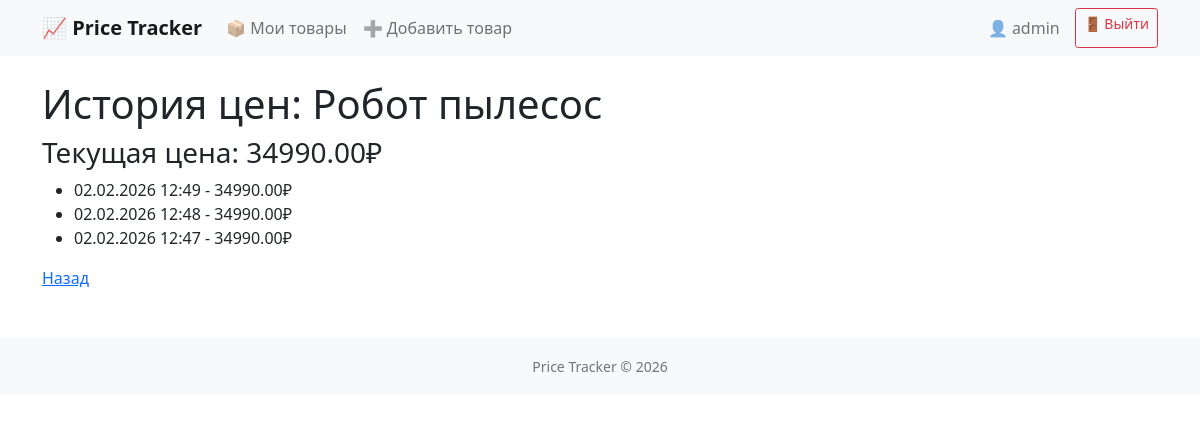
/products/history/3/ (signed in), run on an earlier commit of the app's database.
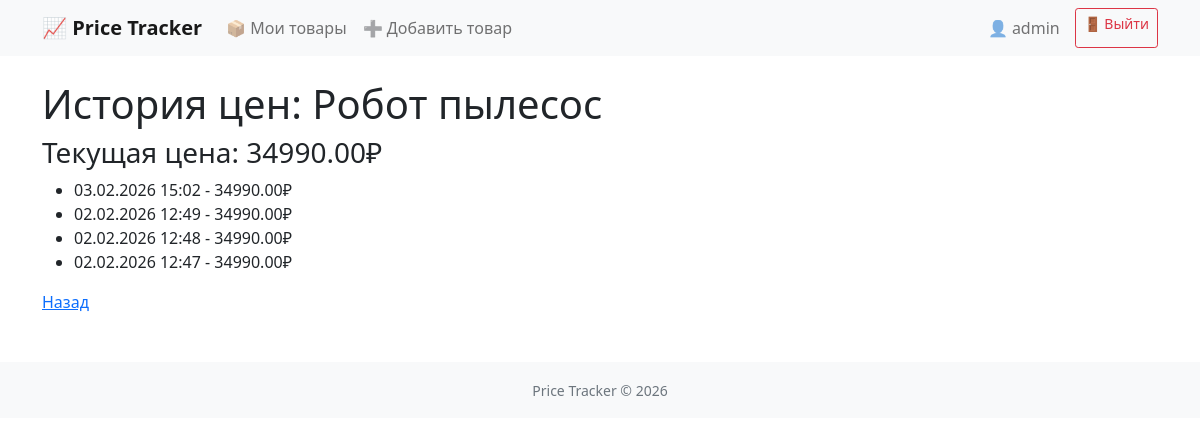
And on a later commit of the database.
### products/models.py (models this page shows, shortened)
class Product(models.Model):
	name = models.CharField(max_length=200, verbose_name='Название товара')
	url = models.URLField(verbose_name='ссылка на товар')
	store = models.ForeignKey(Store, on_delete=models.CASCADE, verbose_name='Магазин')
	target_price = models.DecimalField(max_digits=10, decimal_places=2, blank=True, null=True, verbose_name='Целевая цена (₽)')
	current_price = models.DecimalField(max_digits=10, decimal_places=2, blank=True, null=True, verbose_name='Текущая цена (₽)')
	user = models.ForeignKey(User, on_delete=models.CASCADE, verbose_name='Пользователь')
	created_at = models.DateTimeField(auto_now_add=True, verbose_name='Дата создания')
	update_at = models.DateTimeField(auto_now=True, verbose_name='Дата обновления')
	class Meta:
		verbose_name = 'Товар'
		verbose_name_plural = "Товары"
		ordering = ['-update_at', 'name']

class PriceHistory(models.Model):
	product = models.ForeignKey(Product, on_delete=models.CASCADE, verbose_name='Название товара')
	price = models.DecimalField(max_digits=10, decimal_places=2, verbose_name='Цена (₽)')
	created_at = models.DateTimeField(auto_now_add=True, verbose_name='Дата создания')
	class Meta:
		verbose_name = 'История цены'
		verbose_name_plural = 'История цен'
		ordering = ['-created_at']

### products/views.py (the view)
# urls.py: path('products/history/<int:id_product>/', views.history, name='history'),
@login_required
def history(request, id_product):
    product = get_object_or_404(Product, id=id_product, user=request.user)
    history = PriceHistory.objects.filter(product=product).order_by('-created_at')[:10]
    return render(request, 'products/history.html', {'product': product, 'history': history})

### products/templates/products/history.html
{% extends 'products/base.html'%}
{% block content %}
<h1>История цен: {{ product.name }}</h1>
<h3>Текущая цена: {% if product.current_price %}
                        {{ product.current_price }}₽</h3>
                    {% else %}
                        <span class="text-muted"> Не известно </span>
                    {% endif %}
{% if history %}
    <ul>
    {% for record in history %}
        <li>{{ record.created_at|date:"d.m.Y H:i" }} - {{ record.price }}₽</li>
    {% endfor %}
    </ul>
{% else %}
    <p>Нет истории цен</p>
{% endif %}
<a href="{% url 'product_list' %}">Назад</a>
{% endblock %}

### products/templates/products/base.html (shortened to what this page needs)
<!DOCTYPE html>
<html>
<head>
    <link href="https://cdn.jsdelivr.net/npm/bootstrap@5.1.3/dist/css/bootstrap.min.css" rel="stylesheet">
</head>
<body>
    <nav class="navbar navbar-expand-lg navbar-light bg-light mb-4">
        <div class="container">
            <a class="navbar-brand" href="{% url 'home' %}">
                📈 Price Tracker
            </a>
            <div class="navbar-nav">
                {% if user.is_authenticated %}
                    <a class="nav-link" href="{% url 'product_list' %}">📦 Мои товары</a>
                    <a class="nav-link" href="{% url 'add_product' %}">➕ Добавить товар</a>
                {% endif %}
            </div>
            <div class="navbar-nav ms-auto">
                {% if user.is_authenticated %}
                    <span class="navbar-text user-info">
                        👤 {{ user.username }}
                    </span>
                    <a class="btn btn-outline-danger btn-sm" href="{% url 'logout' %}">
                        🚪 Выйти
                    </a>
                {% else %}
                    <a class="btn btn-primary btn-sm" href="{% url 'login' %}">
                        🔐 Войти
                    </a>
                {% endif %}
            </div>
        </div>
    </nav>
    <div class="container">
        {% block content %}{% endblock %}
    </div>
    <footer class="mt-5 py-3 bg-light">
        <div class="container text-center text-muted">
            <small>Price Tracker &copy; {% now "Y" %}</small>
        </div>
    </footer>
</body>
</html>

### products/templates/products/base.html (style rules this page uses)
.navbar-brand { font-weight: bold; }
.user-info { margin-right: 15px; color: #666; }

What changed in the data, as far as the page shows it:
added PriceHistory: created_at "03.02.2026 15:02", price "34990.00"
